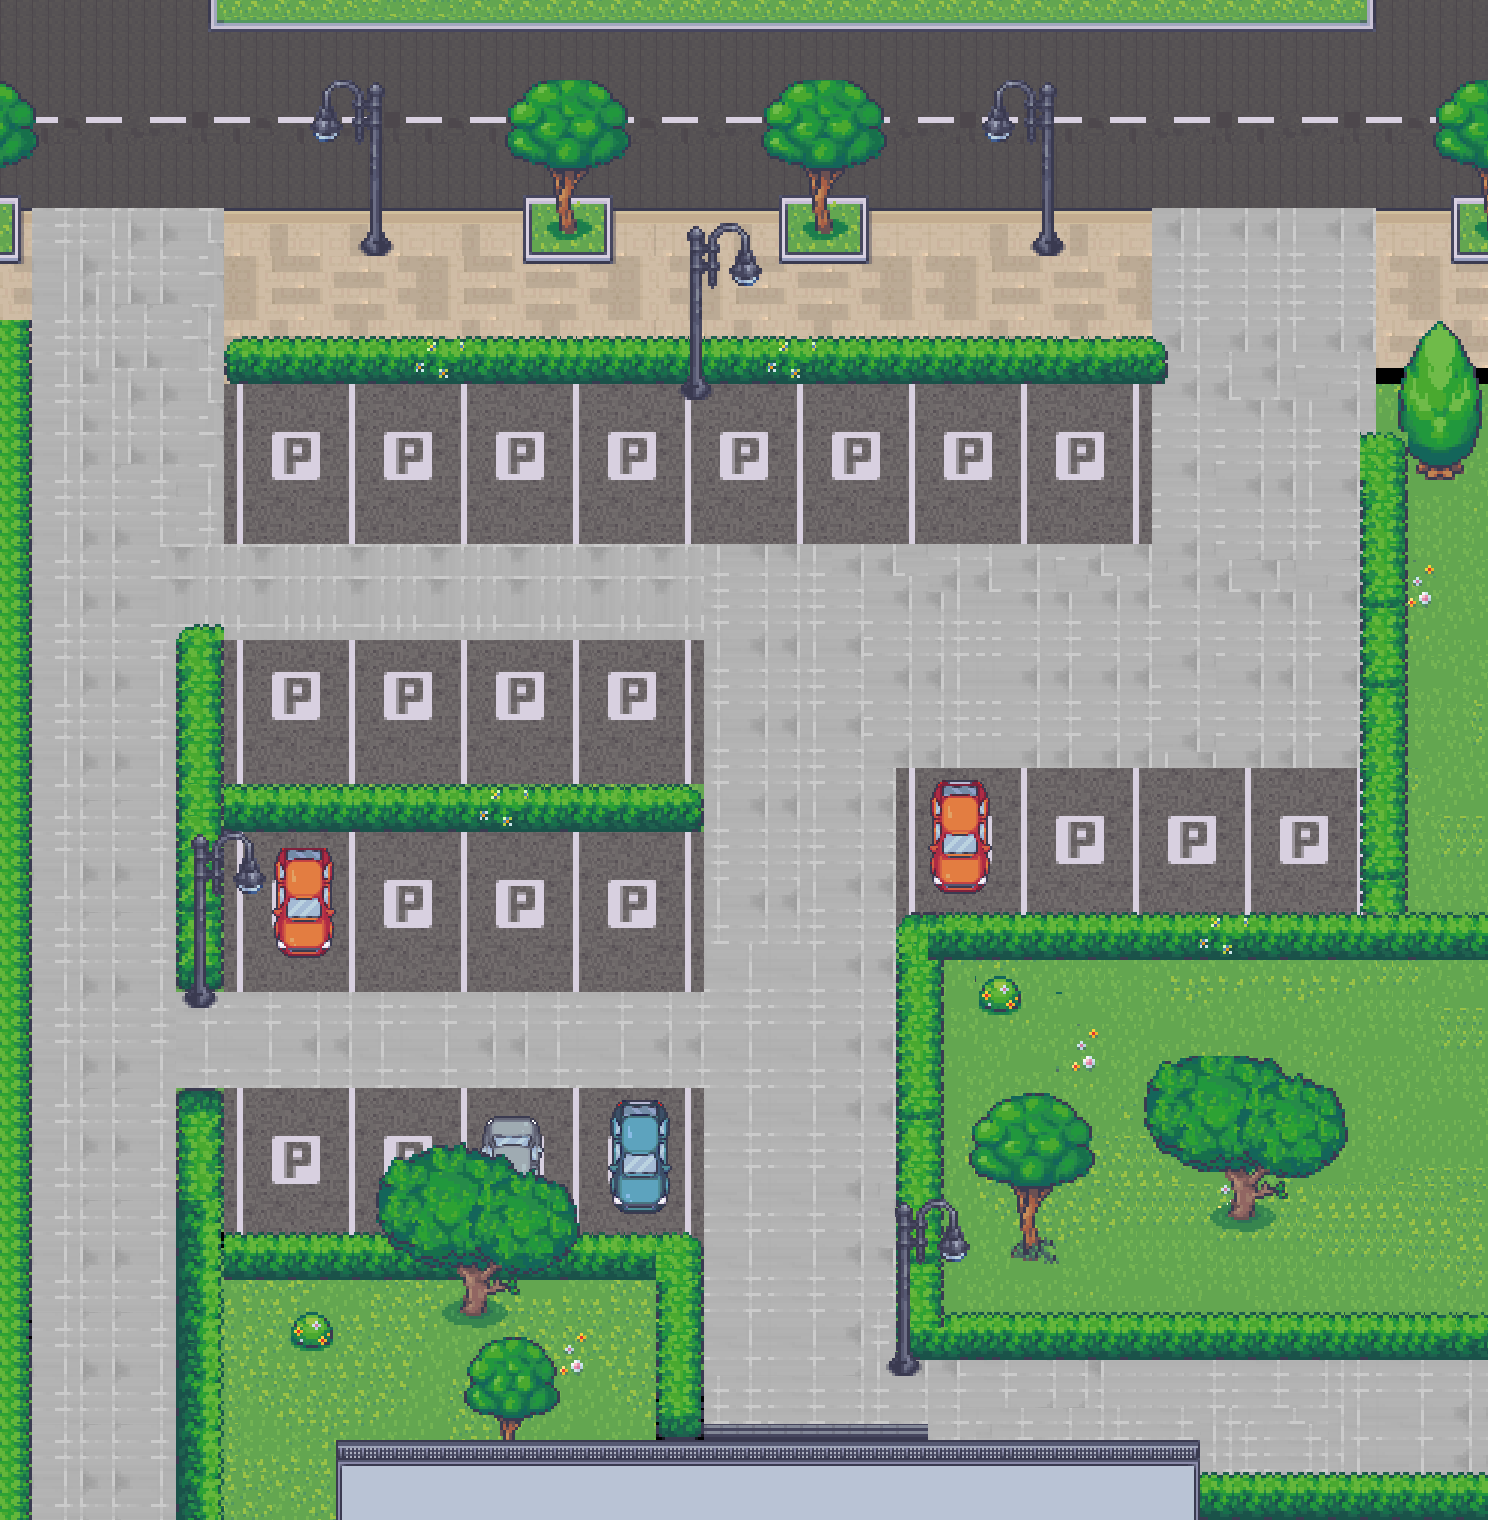

A 2D game scene composited from a Tiled map and its tileset images. What follows is a short description and the map's XML, with each tile layer's data collapsed to a summary:
An orthogonal 93x95 tile map with 16x16 px tiles, 3 tile layers (road, 图块层 1, 图块层 3), 10 tilesets and 49 objects.

<map version="1.10" tiledversion="1.10.2" orientation="orthogonal" renderorder="right-down" width="93" height="95" tilewidth="16" tileheight="16" infinite="0" nextlayerid="8" nextobjectid="68">
 <tileset firstgid="1" name="16_Office_32x32" tilewidth="16" tileheight="16" tilecount="12160" columns="64">
  <image source="damen/16_Office_32x32.png" width="1024" height="3040" />
 </tileset>
 <tileset firstgid="12161" name="Tileset_8_MV" tilewidth="16" tileheight="16" tilecount="2304" columns="48">
  <image source="damen/Tileset_8_MV.png" width="768" height="768" />
 </tileset>
 <tileset firstgid="14465" name="Office_Floors_TILESET_A2_" tilewidth="16" tileheight="16" tilecount="1728" columns="48">
  <image source="damen/Office_Floors_TILESET_A2_.png" width="768" height="576" />
 </tileset>
 <tileset firstgid="16193" name="Tileset_1_MV" tilewidth="16" tileheight="16" tilecount="2304" columns="48">
  <image source="damen/Tileset_1_MV.png" width="768" height="768" />
 </tileset>
 <tileset firstgid="18497" name="Tileset_69_MV" tilewidth="16" tileheight="16" tilecount="2304" columns="48">
  <image source="damen/Tileset_69_MV.png" width="768" height="768" />
 </tileset>
 <tileset firstgid="20801" name="Tileset_20_MV" tilewidth="16" tileheight="16" tilecount="2304" columns="48">
  <image source="damen/Tileset_20_MV.png" width="768" height="768" />
 </tileset>
 <tileset firstgid="23105" name="10_Vehicles_32x32" tilewidth="16" tileheight="16" tilecount="13824" columns="64">
  <image source="damen/10_Vehicles_32x32.png" width="1024" height="3456" />
 </tileset>
 <tileset firstgid="36929" name="17_Visibile_Upstairs_System_48x48" tilewidth="16" tileheight="16" tilecount="3888" columns="48">
  <image source="damen/17_Visibile_Upstairs_System_48x48.png" width="768" height="1296" />
 </tileset>
 <tileset firstgid="40817" name="Tileset_16_MV" tilewidth="16" tileheight="16" tilecount="2304" columns="48">
  <image source="damen/Tileset_16_MV.png" width="768" height="768" />
 </tileset>
 <tileset firstgid="43121" name="Tileset_8_MV" tilewidth="16" tileheight="16" tilecount="2304" columns="48">
  <image source="damen/Tileset_8_MV.png" width="768" height="768" />
 </tileset>
 <layer id="2" name="road" width="93" height="95">
  <data>[8835 cells, 8799 non-empty, 245 distinct tile ids]</data>
 </layer>
 <layer id="1" name="图块层 1" width="93" height="95">
  <data>[8835 cells, 1700 non-empty, 347 distinct tile ids]</data>
 </layer>
 <objectgroup id="4" name="object">
  <object id="1" x="180" y="640" width="5.33333" height="345.333" />
  <object id="2" x="187.333" y="817.333" width="514" height="9.33333" />
  <object id="3" x="174.667" y="1093.33" width="6.66667" height="429.333" />
  <object id="5" x="178.667" y="1264" width="522.667" height="14.6667" />
  <object id="6" x="692" y="1280" width="10" height="157.5" />
  <object id="7" x="1196" y="1496" width="292.667" height="6" />
  <object id="8" x="929.333" y="1476.67" width="264.667" height="12.6667" />
  <object id="9" x="343.333" y="1464.67" width="359.333" height="6.66667" />
  <object id="10" x="919.333" y="1350" width="565.667" height="6" />
  <object id="11" x="918" y="915" width="6" height="425" />
  <object id="12" x="931.333" y="944.667" width="472.667" height="6.66667" />
  <object id="14" x="1364.67" y="434.667" width="16" height="507.333" />
  <object id="15" x="227.333" y="372" width="923.333" height="8" />
  <object id="17" x="1030.67" y="233.333" width="32.6667" height="21.3333" />
  <object id="22" x="214.667" y="-1.33333" width="5.33333" height="28.6667" />
  <object id="23" x="224" y="21.3333" width="1142" height="6" />
  <object id="24" x="1368.67" y="0.666667" width="3.33333" height="26.6667" />
  <object id="28" x="1454" y="208.667" width="33.3333" height="50.6667" />
  <object id="29" x="784.667" y="209.333" width="80" height="51.3333" />
  <object id="30" x="527.333" y="209.333" width="80.6667" height="50" />
  <object id="31" x="1.33333" y="212.667" width="14.6667" height="47.3333" />
  <object id="32" x="892" y="1354.67" width="25.3333" height="17.3333" />
  <object id="33" x="181.333" y="988" width="32" height="18.6667" />
  <object id="34" x="682.667" y="382.667" width="22.6667" height="14.6667" />
  <object id="42" x="1472.67" y="-0.999833" width="16" height="1340" />
  <object id="43" x="-4.27289" y="2.66666" width="1489.27" height="6.66667" />
  <object id="44" x="1.66667e-06" y="-2.6665" width="5.33333" height="1527.33" />
 </objectgroup>
 <layer id="3" name="图块层 3" width="93" height="95">
  <data>[8835 cells, 1064 non-empty, 478 distinct tile ids]</data>
 </layer>
 <objectgroup id="5" name="sensor">
  <object id="36" x="33.5" y="1510.5" width="140.5" height="3.5">
   <properties>
    <property name="map" value="jiaoxia" />
    <property name="name" value="jiaoxia3" />
   </properties>
  </object>
  <object id="37" x="1475.33" y="1368" width="7.33333" height="100">
   <properties>
    <property name="map" value="jiaoxia" />
    <property name="name" value="jiaoxia2" />
   </properties>
  </object>
  <object id="38" x="709.667" y="1461.33" width="215.667" height="9">
   <properties>
    <property name="map" value="jiaoxia" />
    <property name="name" value="jiaoxia1" />
   </properties>
  </object>
 </objectgroup>
 <objectgroup id="7" name="NPC">
  <object id="52" x="1177.58" y="741.582" width="21.1667" height="20.1667">
   <properties>
    <property name="dialogue" value="canguan1" />
    <property name="direction" value="1" />
    <property name="model" value="lurennv" />
    <property name="move" value="0" />
    <property name="name" value="参观的同学" />
   </properties>
  </object>
  <object id="53" x="1235.58" y="514.252" width="21.1667" height="20.1667">
   <properties>
    <property name="dialogue" value="canguan2" />
    <property name="direction" value="2" />
    <property name="model" value="lurennv" />
    <property name="move" value="0" />
    <property name="name" value="参观的同学" />
   </properties>
  </object>
  <object id="54" x="1278.58" y="682.252" width="21.1667" height="20.1667">
   <properties>
    <property name="dialogue" value="bingpai2" />
    <property name="direction" value="3" />
    <property name="model" value="lurennan" />
    <property name="name" value="同学" />
   </properties>
  </object>
  <object id="55" x="1110.92" y="627.252" width="21.1667" height="20.1667">
   <properties>
    <property name="dialogue" value="bingpai2" />
    <property name="direction" value="4" />
    <property name="model" value="lurennan" />
    <property name="name" value="同学" />
   </properties>
  </object>
  <object id="56" x="417.58" y="715.582" width="21.1667" height="20.1667">
   <properties>
    <property name="dialogue" value="canguan1" />
    <property name="direction" value="1" />
    <property name="model" value="lurennv" />
    <property name="move" value="0" />
    <property name="name" value="参观的同学" />
   </properties>
  </object>
  <object id="57" x="420.913" y="469.585" width="21.1667" height="20.1667">
   <properties>
    <property name="dialogue" value="canguan2" />
    <property name="direction" value="2" />
    <property name="model" value="lurennv" />
    <property name="move" value="0" />
    <property name="name" value="参观的同学" />
   </properties>
  </object>
  <object id="58" x="595.913" y="577.585" width="21.1667" height="20.1667">
   <properties>
    <property name="dialogue" value="bingpai2" />
    <property name="direction" value="3" />
    <property name="model" value="lurennan" />
    <property name="name" value="同学" />
   </properties>
  </object>
  </objectgroup>
 <objectgroup id="6" name="start">
  <properties>
   <property name="name" value="" />
  </properties>
  <!-- 3 objects omitted --></objectgroup>
</map>
<!-- 12 of 49 objects omitted -->
